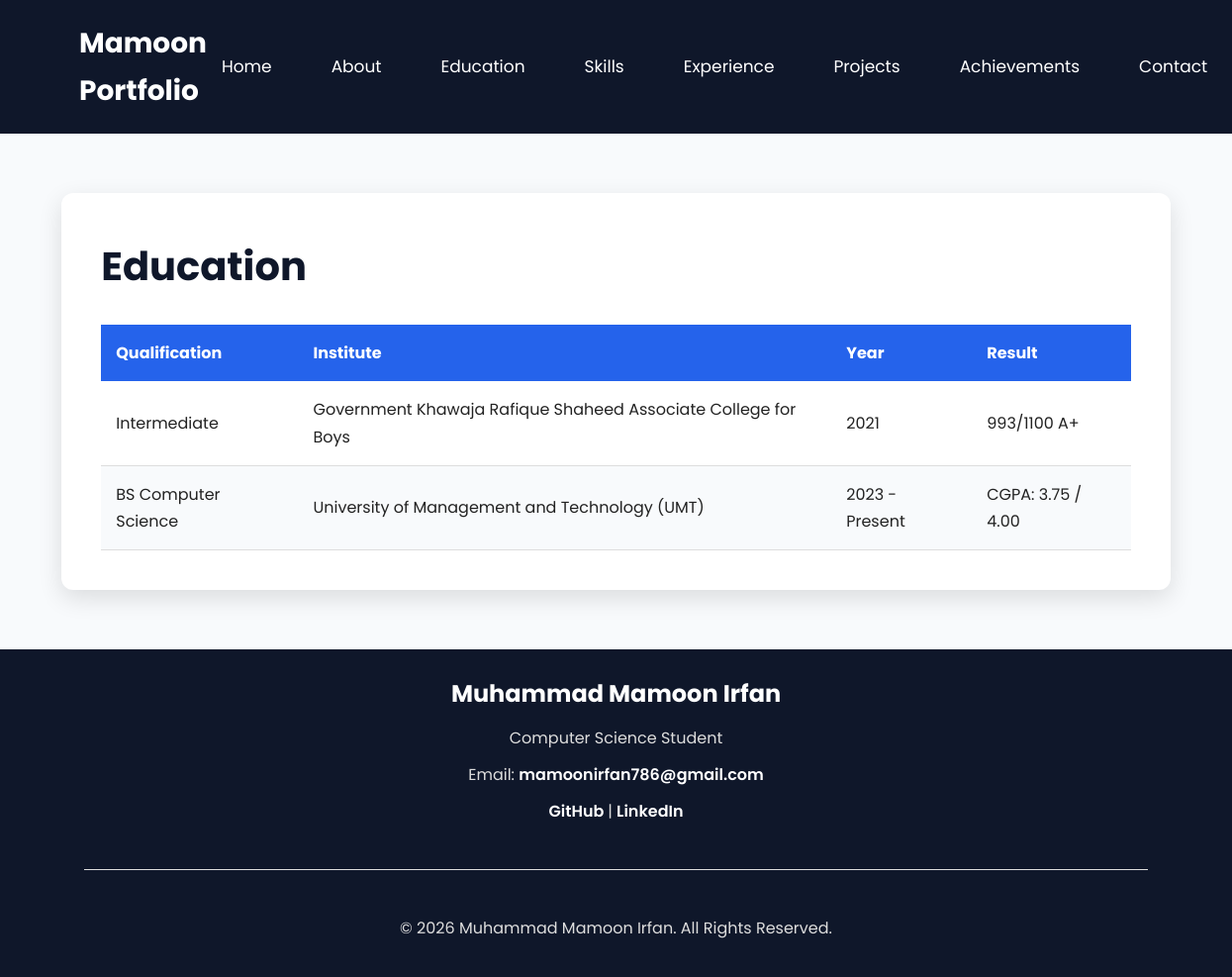
The app's page /education/ with its own data.
### education/models.py (models this page shows, shortened)
class Education(models.Model):
    qualification = models.CharField(max_length=100)
    institute = models.CharField(max_length=200)
    year = models.CharField(max_length=50)
    result = models.CharField(max_length=100)

### bio/models.py (models this page shows, shortened)
class Bio(models.Model):
    name = models.CharField(max_length=100)
    job_title = models.CharField(max_length=100)
    profile_picture = models.ImageField(upload_to="profile/")
    description = models.TextField()
    career_objective = models.TextField()
    degree = models.CharField(max_length=100)
    university = models.CharField(max_length=200)
    country = models.CharField(max_length=100)
    email = models.EmailField()
    university_email = models.EmailField()
    phone = models.CharField(max_length=20, blank=True)
    github = models.URLField()
    linkedin = models.URLField()
    resume = models.FileField(upload_to="resume/")

### education/views.py (the view)
# urls.py: path('education/', include('education.urls')),
def education(request):
    educations = Education.objects.all()
    bio = Bio.objects.first()
    return render(request, "education.html", {
        "educations": educations,
        "bio": bio,
    })

### templates/education.html (shortened to what this page needs)
{% load static %}
<!DOCTYPE html>
<html lang="en">
<head>
    <link rel="stylesheet" href="{% static 'css/style.css' %}">
</head>
<body>
<header>
    <div class="logo">
        <h2>Mamoon Portfolio</h2>
    </div>
    <nav>
        <ul>
            <li><a href="{% url 'home' %}">Home</a></li>
            <li><a href="{% url 'about' %}">About</a></li>
            <li><a href="{% url 'education' %}">Education</a></li>
            <li><a href="{% url 'skills' %}">Skills</a></li>
            <li><a href="{% url 'experience' %}">Experience</a></li>
            <li><a href="{% url 'projects' %}">Projects</a></li>
            <li><a href="{% url 'achievements' %}">Achievements</a></li>
            <li><a href="{% url 'contact' %}">Contact</a></li>
        </ul>
    </nav>
</header>
<main>
    <section class="page">
        <h1>Education</h1>
        <table>
            <thead>
            <tr>
                <th>Qualification</th>
                <th>Institute</th>
                <th>Year</th>
                <th>Result</th>
            </tr>
            </thead>
            <tbody>
            {% for education in educations %}
            <tr>
                <td>{{ education.qualification }}</td>
                <td>{{ education.institute }}</td>
                <td>{{ education.year }}</td>
                <td>{{ education.result }}</td>
            </tr>
            {% endfor %}
            </tbody>
        </table>
    </section>
</main>
<footer>
    <div class="footer-content">
        <h2>{{ bio.name }}</h2>
        <p>
            {{ bio.job_title }}
        </p>
        <p>
            Email:
            <a href="mailto:{{ bio.email }}">
                {{ bio.email }}
            </a>
        </p>
        <p>
            <a href="{{ bio.github }}"
               target="_blank"
               rel="noopener noreferrer">
                GitHub
            </a>
            |
            <a href="{{ bio.linkedin }}"
               target="_blank"
               rel="noopener noreferrer">
                LinkedIn
            </a>
        </p>
        <hr>
        <p>
            &copy; 2026 {{ bio.name }}.
            All Rights Reserved.
        </p>
    </div>
</footer>
</body>
</html>

### static/css/style.css (style rules this page uses)
:root { --primary:#0f172a; --secondary:#2563eb; --white:#ffffff; --light:#f8fafc; --gray:#64748b; --shadow:0 8px 25px rgba(0,0,0,.12); }
* { margin:0; padding:0; box-sizing:border-box; }
body { font-family:'Poppins',sans-serif; background:var(--light); color:#222; line-height:1.7; }
a { text-decoration:none; }
ul { list-style:none; }
header { background:var(--primary); display:flex; justify-content:space-between; align-items:center; padding:20px 80px; position:sticky; top:0; z-index:1000; }
.logo h2 { color:white; font-size:28px; font-weight:700; }
nav ul { display:flex; gap:30px; }
nav ul li a { color:white; font-size:17px; transition:.3s; padding:8px 15px; border-radius:5px; }
.page { width:90%; margin:60px auto; background:white; padding:40px; border-radius:12px; box-shadow:var(--shadow); }
.page h1 { color:var(--primary); margin-bottom:25px; font-size:40px; }
table { width:100%; border-collapse:collapse; margin-top:25px; }
table th { background:var(--secondary); color:white; padding:15px; text-align:left; }
table td { padding:15px; border-bottom:1px solid #ddd; }
table tr:nth-child(even) { background:#f8fafc; }
hr { margin:30px 0; border:none; height:1px; background:#ddd; }
footer { background:var(--primary); color:white; text-align:center; padding:25px; margin-top:60px; }
hr { margin:45px 0; border:none; border-top:1px solid #ddd; }
.footer-content { width:90%; margin:auto; text-align:center; }
.footer-content h2 { color:white; margin-bottom:10px; }
.footer-content p { color:#ddd; margin-bottom:10px; }
.footer-content a { color:white; font-weight:600; }

### records on screen
Education: qualification "Intermediate", institute "Government Khawaja Rafique Shaheed Associate College for Boys", year "2021", result "993/1100 A+"
Education: qualification "BS Computer Science", institute "University of Management and Technology (UMT)", year "2023 - Present", result "CGPA: 3.75 / 4.00"
Bio: name "Muhammad Mamoon Irfan", job_title "Computer Science Student", email "mamoonirfan786@gmail.com"
